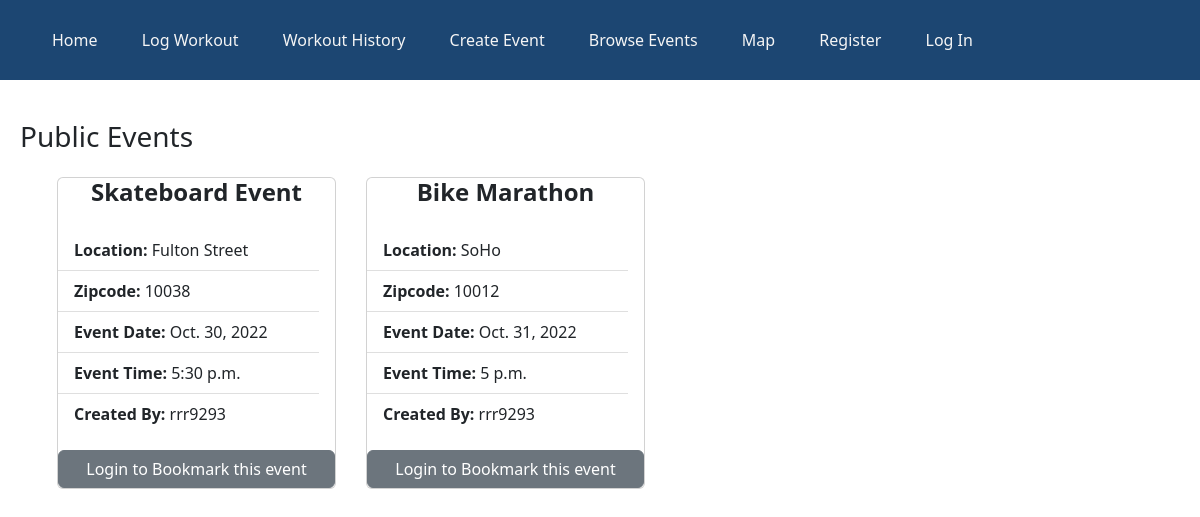
/browse_events, run on the app's committed database.
### bikingapp/models.py (models this page shows, shortened)
class Event(models.Model):
    title = models.CharField(max_length=50)
    location = models.CharField(max_length=200)
    borough = models.CharField(
        max_length=20,
        choices=[
            ("manhattan", "Manhattan"),
            ("queens", "Queens"),
            ("bronx", "Bronx"),
            ("staten island", "Staten Island"),
            ("brooklyn", "Brooklyn"),
        ],
        default="Manhattan",
    )
    date = models.DateField(default=timezone.now)
    time = models.TimeField(default=timezone.now)
    date_created = models.DateTimeField(default=timezone.now)
    event_type = models.CharField(
        max_length=200,
        choices=[("public", "Public"), ("private", "Private")],
        default="Public",
    )
    description = models.CharField(max_length=500, null=True)
    created_by = models.CharField(max_length=100, default="user")
    zipcode = models.CharField(max_length=5, null=True)
    state = models.CharField(max_length=10, default="New York")

### bikingapp/views.py (the view, shortened to what this page needs)
# urls.py: path("browse_events", views.browse_events),
def browse_events(request):
    obj_private = models.Event.objects.order_by("id").filter(event_type="private")
    obj_public = models.Event.objects.order_by("id").filter(event_type="public")
    if request.user.is_anonymous:
        context = {"obj1": obj_private, "obj2": obj_public}
    return render(request, "event/browse_events.html", context)

### bikingapp/templates/event/browse_events.html (shortened to what this page needs)
{% extends 'base.html' %}
    {% load static %}
    {% block content %}
    <div style="margin-top: 120px">
        <div style="display: flex;justify-content: space-between;">
            <h3 style="margin-left: 20px;">Public Events</h3>
        </div>
        <div class="container d-flex flex-wrap align-items-center space-between">
            {% for obj in obj2 %}
            <div class="card" style="margin: 15px; z-index: 99; max-width: 25%; min-width: 25%;">
                <h4 class="card-title" style="text-align: center; text-transform: capitalize;"><b>{{obj.title}}</b></h4>
                <a href="/browse_events/{{obj.id}}" style="text-decoration: none; color: black;">
                    <ul class="card-body list-group list-group-flush">
                        <li class="list-group-item"><b>Location:</b> {{obj.location}}</li>
                        <li class="list-group-item"><b>Zipcode:</b> {{obj.zipcode}}</li>
                        <li class="list-group-item"><b>Event Date:</b> {{obj.date}}</li>
                        <li class="list-group-item"><b>Event Time:</b> {{obj.time}}</li>
                        <li class="list-group-item"><b>Created By:</b> {{obj.created_by}}</li>
                    </ul>
                </a>
                {% if bookmarked_events is not None %}
                {% if obj.id not in bookmarked_events %}
                <button data-event="{{obj.id}}" data-action="bookmark"
                    class="btn btn-success add-btn event-bookmark">Bookmark this event</button>
                {% else%}
                <button data-event="{{obj.id}}" data-action="unbookmark"
                    class="btn btn-danger add-btn event-bookmark">Unbookmark</button>
                {% endif %}
                {% else %}
                <a href="/accounts/login" class="btn btn-secondary">Login to Bookmark this event</a>
                {% endif %}
            </div>
            {% endfor %}
        </div>
    </div>
    {% endblock content %}

### bikingapp/templates/base.html (shortened to what this page needs)
<!DOCTYPE html>
<html lang="en">
<head>
  {% load static %}
  <link rel="stylesheet" href="{% static '/css/base.css' %}" />
  <link href="https://cdn.jsdelivr.net/npm/bootstrap@5.2.2/dist/css/bootstrap.min.css" rel="stylesheet"
 />
</head>
<body>
  <header>
    <nav role="navigation">
      <ul>
        <li><a href="/"> Home </a></li>
        <li><a href="/log_workout"> Log Workout </a></li>
        <li><a href="/workout_history"> Workout History </a></li>
        <li><a href="/create_event"> Create Event </a></li>
        <li><a href="/browse_events"> Browse Events </a></li>
        <li><a href="/map"> Map </a></li>
        {% if user.is_authenticated %}
        <li><a href="/accounts/profile/{{username}}"> Profile </a></li>
        <li><a href="/accounts/logout"> Log Out </a></li>
        {% else %}
        <li><a href="/accounts/signup"> Register </a></li>
        <li><a href="/accounts/login"> Log In </a></li>
        {% endif %}
      </ul>
    </nav>
  </header>
  {% block content %} {% endblock content %}
</body>
</html>

### bikingapp/static/css/base.css (style rules this page uses)
header { background-color: rgb(28, 70, 114); position: fixed; top: 0; left: 0; right: 0; height: 80px; display: flex; align-items: center; z-index: 100; }
header * { display: inline; }
header li { margin: 20px; }
header li a { color: whitesmoke; text-decoration: none; }

### data on the page
Event: title "Skateboard Event", location "Fulton Street", zipcode "10038", date "Oct. 30, 2022", time "5:30 p.m.", created_by "rrr9293"
Event: title "Bike Marathon", location "SoHo", zipcode "10012", date "Oct. 31, 2022", time "5 p.m.", created_by "rrr9293"
